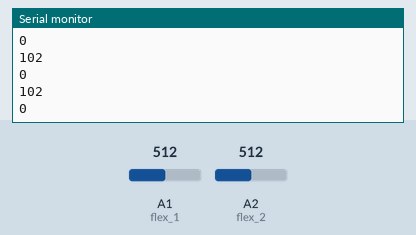
This sketch was run on a simulated Arduino Uno, built with avr-gcc and run on an emulated ATmega328P. Shown: the last lines printed to the serial monitor. The test bench sets the inputs (shaded band); at power-on: A1 (flex_1) = 512, A2 (flex_2) = 512. No radio packets arrive unless stated.

Above: at 1.2 s.
1.3 s: A1 (flex_1) set to 716
At 1.34 s:
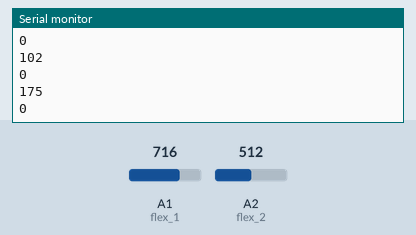
2.8 s: A2 (flex_2) set to 716
At 2.87 s:
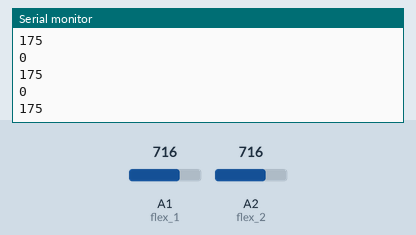
4.3 s: A1 (flex_1) set to 511
At 4.3 s:
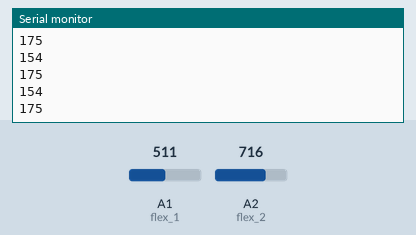
Timing chart, 0 to 7.3 s (numbered marks = the images above; inputs shaded):
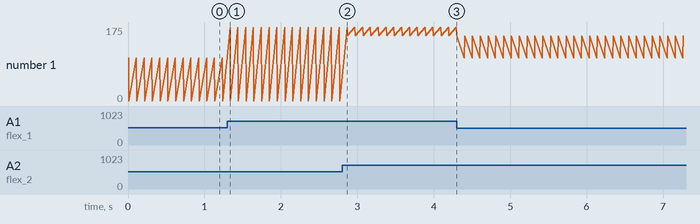

Measured:
- after the input at 1.3 s, the serial monitor: prints a new line at once (image 1)

The sketch:

Tx.ino
```cpp
#include <SPI.h>
#include "RF24.h"
#include <nRF24L01.h>

int msg[2];

//DEFINE INPUT PIN

int flex_2 = A2;
int flex_1 = A1;

int flex_2_val;
int flex_1_val;

RF24 radio(9,10);

const uint64_t pipe = 0xE8E8F0F0E1LL;     //NRF24L01 ADDRESS/PASSWORD


void setup(void){
  Serial.begin(9600);                     //START SERIAL PORT
  radio.begin();                          //START NRF24L01
  radio.openWritingPipe(pipe);
}

void loop(void){

  flex_2_val = analogRead(flex_2);

  flex_2_val = map(flex_2_val, 520, 780, 90, 175);

  flex_1_val = analogRead(flex_1);

  flex_1_val = map(flex_1_val, 480, 700, 90, 175);
  if (flex_2_val>175)
 { flex_2_val=175;
  }
    if (flex_2_val<=90)
 { flex_2_val=0;
  }

    if (flex_1_val>175)
 { flex_1_val=175;
  }
    if (flex_1_val<=90)
 { flex_1_val=0;
  }

  msg[1] = flex_2_val;
  msg[0] = flex_1_val;


  radio.write(&msg, sizeof(msg));
  Serial.println(msg[0]);
  Serial.println(msg[1]);
  delay(100);
}
```
